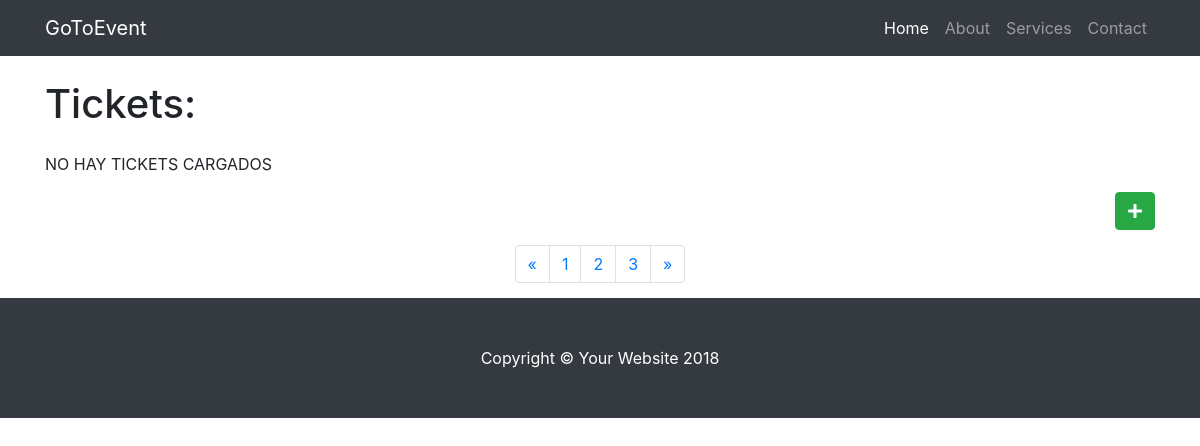
/GoToEvent/Ticket/readAll, run on an earlier commit of the app's database.
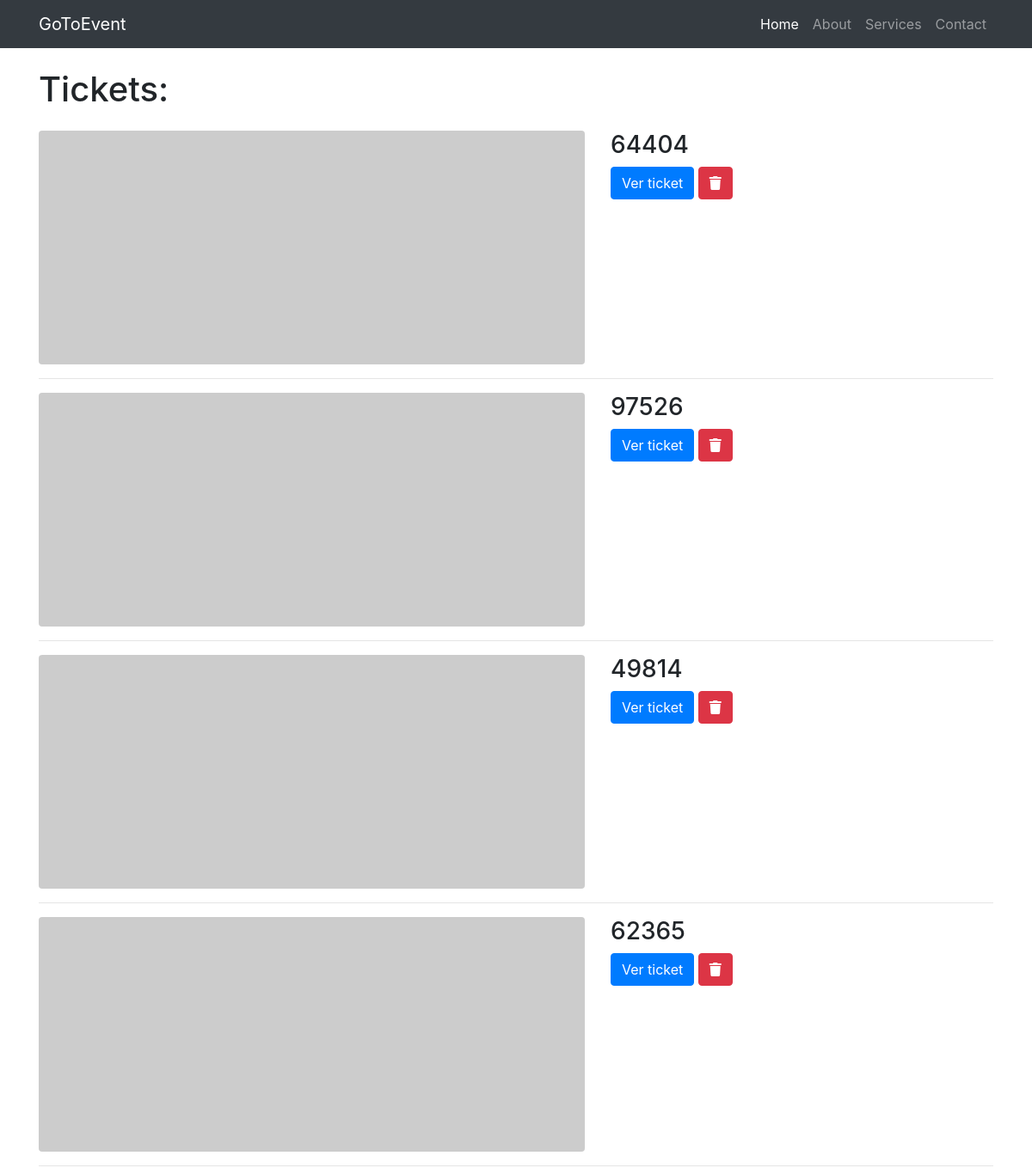
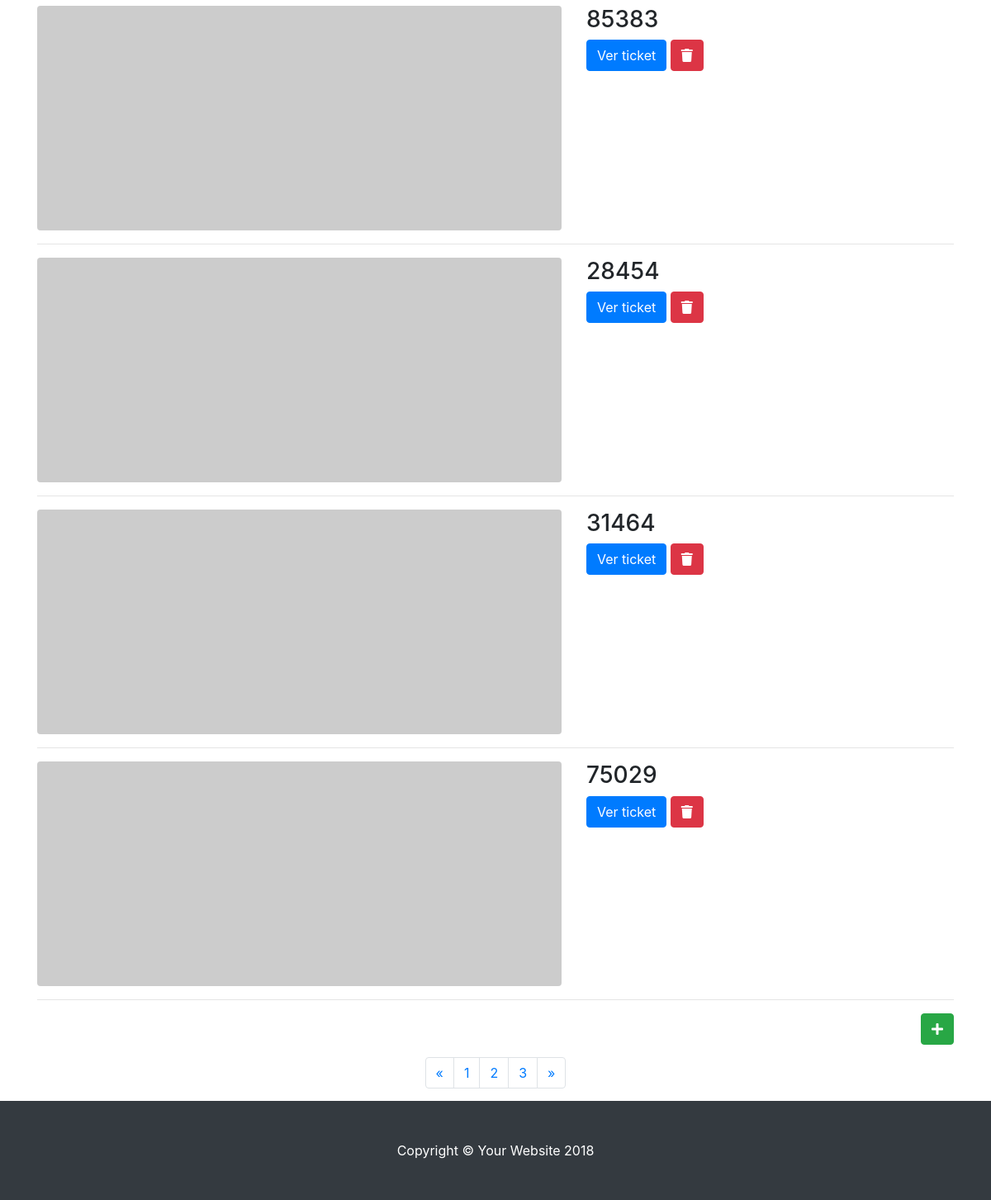
And on a later commit of the database (2 pictures, top to bottom).
### tables this page shows
CREATE TABLE `tickets` (
  `id_ticket` int(11) NOT NULL,
  `numberr` int(11) NOT NULL,
  `qr` varchar(15) NOT NULL
);

### GoToEvent/controllers/ticketcontroller.php (called while the page is built, shortened)
<?php
class TicketController
{
	protected $dao;
	function __construct()
	{
		$this->dao = Dao::getInstance();
	}
	public function readAll()
	{
		$list = $this->dao->readAll();
		require(ROOT . VIEWS . 'viewtickets.php');
	}
}

### GoToEvent/index.php (called while the page is built, shortened)
<?php
	require_once "config/Autoload.php";
	require_once "config/Router.php";
    require_once "daos/daodb/Singleton.php";
    require_once "daos/daoList/Singleton.php";
    Router::direccionar(new Request());
?>

### GoToEvent/config/Autoload.php (called while the page is built, shortened)
<?php namespace config;
class Autoload
{
    public static function Start()
    {
        spl_autoload_register(function ($instancia) {
        	$instancia = strtolower($instancia);
            $ruta = ROOT . str_replace("\\", "/", $instancia) . ".php";
        });
    }
}

### GoToEvent/daos/daodb/Singleton.php (called while the page is built)
<?php namespace daos\daodb;
class Singleton
{
	private static $instance=array();
	public static function getInstance()
	{
		$miclase=get_called_class();
		if(!isset(self::$instance[$miclase]))
			{
				self::$instance[$miclase]=new $miclase;
			}
		return self::$instance[$miclase];
	}
}
?>

### GoToEvent/daos/daodb/connection.php (called while the page is built, shortened)
<?php
class Connection {
     private $pdo = null;
     private static $instance = null;
     public function __construct()
     {
          try
          {
               $this->pdo = new \PDO("mysql:host=" . DB_HOST . ";dbname=" . DB_NAME, DB_USER, DB_PASS);
               $this->pdo->setAttribute(\PDO::ATTR_ERRMODE, \PDO::ERRMODE_EXCEPTION);
          }
          catch (Exception $ex)
          {
               throw $ex;
          }
     }
     public static function getInstance()
     {
         if(self::$instance == null)
            self::$instance = new Connection();
         return self::$instance;
     }
     public function execute($query, $parameters = array())
     {
          try
          {
               $this->pdoStatement = $this->pdo->prepare($query);
               $this->pdoStatement->execute();
               return $this->pdoStatement->fetchAll();
          }
          catch(Exception $ex)
          {
               throw $ex;
          }
     }
}

### GoToEvent/daos/daodb/ticketdao.php (called while the page is built, shortened)
<?php
class TicketDao extends Singleton implements \interfaces\Crud
{
	public function readAll()
    {
        $sql = "SELECT * FROM tickets";
        try
        {
            $this->connection = Connection::getInstance();
            $resultSet = $this->connection->execute($sql);
        }
        catch(PDOException $e)
        {
			echo $e;
		}
        if(!empty($resultSet))
            return $this->mapear($resultSet);
        else
            return false;
    }
   protected function mapear($value) {
		$value = is_array($value) ? $value : [];
		$resp = array_map(function($p){
		    return new M_Ticket( $p['numberr'], $p['qr'], $p['id_ticket']);
        }, $value);
            return count($resp) > 0 ? $resp : null;
    }
}

### GoToEvent/models/Ticket.php (called while the page is built, shortened)
<?php
class Ticket
{
	private $number;
	function __construct($number='', $qr='', $id_ticket='')
	{
		$this->number = $number;
	}
	public function getNumber()
	{
		return $this->number;
	}
}
?>

### GoToEvent/views/viewtickets.php (the view, shortened to what this page needs)
<!DOCTYPE html>
<html lang="en">
  <head>
    <link href="../assets/vendor/bootstrap/css/bootstrap.min.css" rel="stylesheet">
    <link href="../assets/css/1-col-portfolio.css" rel="stylesheet">
    <link rel="stylesheet" href="https://use.fontawesome.com/releases/v5.4.1/css/all.css">
  </head>
  <body>
  <?php include VIEWS."header.php";?>
    <div class="container">
      <h1 class="my-4">Tickets:
      </h1>
      <?php if (!empty($list)){ foreach ($list as $key => $ticket){ ?>
      <div class="row">
        <div class="col-md-7">
          <a href="#">
            <img class="img-fluid rounded mb-3 mb-md-0" src="http://placehold.it/700x300" alt="">
          </a>
        </div>
        <div class="col-md-5">
          <h3><?php echo $ticket->getNumber(); ?></h3>
          <form action="<?php echo BASE; ?>Ticket/delete" method="post">
          <a class="btn btn-primary" href="#">Ver ticket</a>
          <button name="description" type="submit" class="btn btn-danger" value="<?php echo $ticket->getNumber();?>"><i class="fas fa-trash"></i> </button>
          </form>
        </div>
      </div>
      <hr>
      <?php } } else { echo '<p>' ."NO HAY TICKETS CARGADOS" .'</p>'; } ?>
      <div class="pagination justify-content-end">
      <button name="idEvent" type="submit" class="btn btn-success" title="agregar usuario"><i class="fas fa-plus"></i></button>
      </div>
      <ul class="pagination justify-content-center">
        <li class="page-item">
          <a class="page-link" href="#" aria-label="Previous">
            <span aria-hidden="true">&laquo;</span>
          </a>
        </li>
        <li class="page-item">
          <a class="page-link" href="#">1</a>
        </li>
        <li class="page-item">
          <a class="page-link" href="#">2</a>
        </li>
        <li class="page-item">
          <a class="page-link" href="#">3</a>
        </li>
        <li class="page-item">
          <a class="page-link" href="#" aria-label="Next">
            <span aria-hidden="true">&raquo;</span>
          </a>
        </li>
      </ul>
    </div>
    <footer class="py-5 bg-dark">
      <div class="container">
        <p class="m-0 text-center text-white">Copyright &copy; Your Website 2018</p>
      </div>
    </footer>
  </body>
</html>
</html>

### GoToEvent/config/Router.php (shortened to what this page needs)
<?php
class Router
{
    public static function direccionar(Request $request)
    {
        $metodo = $request->getMetodo();
        $parametros = $request->getParametros();
        $controlador = new $objeto();
        if (!isset($parametros)) {
            call_user_func(array($controlador, $metodo));
        } else {
            call_user_func_array(array($controlador, $metodo), $parametros);
        }
    }
}

### GoToEvent/views/header.php (shortened to what this page needs)
<!DOCTYPE html>
<html>
<head>
    <link href="<?php echo BASE; ?>assets/vendor/bootstrap/css/bootstrap.min.css" rel="stylesheet">
    <link href="<?php echo BASE; ?>assets/css/shop-homepage.css" rel="stylesheet">
</head>
<body>
    <nav class="navbar navbar-expand-lg navbar-dark bg-dark fixed-top">
      <div class="container">
        <a class="navbar-brand" href="<?php echo BASE; ?>views/index">GoToEvent</a>
        <div class="collapse navbar-collapse" id="navbarResponsive">
          <ul class="navbar-nav ml-auto">
            <li class="nav-item active">
              <a class="nav-link" href="#">Home
              </a>
            </li>
            <li class="nav-item">
              <a class="nav-link" href="#">About</a>
            </li>
            <li class="nav-item">
              <a class="nav-link" href="#">Services</a>
            </li>
            <li class="nav-item">
              <a class="nav-link" href="#">Contact</a>
            </li>
          </ul>
        </div>
      </div>
    </nav>
</body>
</html>

### GoToEvent/assets/css/1-col-portfolio.css (style rules this page uses)
body { padding-top: 54px; }
@media (min-width: 992px) { body { padding-top: 56px; } }
.pagination { margin-bottom: 15px; }

### GoToEvent/assets/css/shop-homepage.css (style rules this page uses)
body { padding-top: 54px; }
@media (min-width: 992px) { body { padding-top: 56px; } }

What changed in the data, as far as the page shows it:
added tickets: numberr "64404"
added tickets: numberr "97526"
added tickets: numberr "49814"
added tickets: numberr "62365"
added tickets: numberr "85383"
added tickets: numberr "28454"
added tickets: numberr "31464"
added tickets: numberr "75029"
Also different on the page:
text no longer shown: "NO HAY TICKETS CARGADOS"
